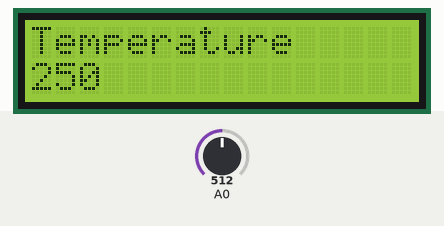
Simulated run of this sketch. Board: Arduino Uno, built with avr-gcc and run on an emulated ATmega328P. Parts: 16×2 character LCD. The inputs (shaded band) are chosen by the test bench; at power-on: A0 = 512.

Above: at 1.2 s.
1.3 s: A0 set to 716
At 1.9 s:
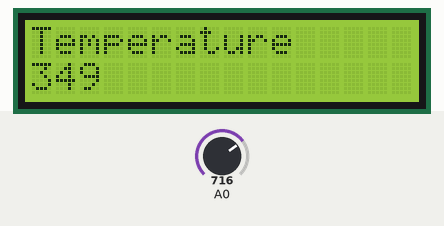
2.8 s: A0 set to 900
At 4.0 s:
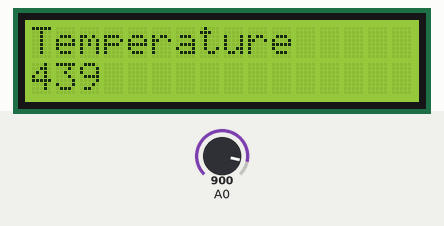
4.3 s: A0 set to 1023
At 5.4 s:
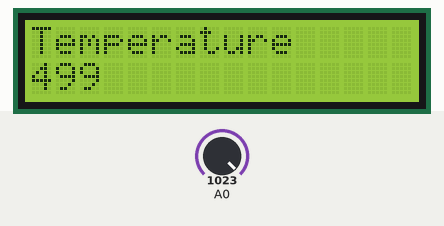
Timing chart, 0 to 7.3 s (numbered marks = the images above; inputs shaded):
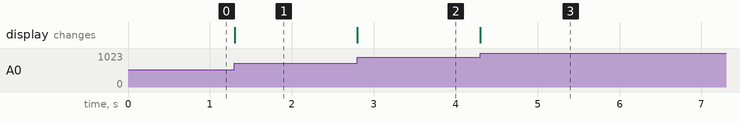

The sketch:

Temp_on_LCD.ino
```cpp
#include <LiquidCrystal.h>
LiquidCrystal lcd (10,8,3,2,1,0);
int sensor;
unsigned int x;
void setup()
{
lcd.begin (16,2);
lcd.print("Temperature");
}
void loop()
{
  sensor=analogRead(A0);
  x=500.0*sensor/1024.0;
  lcd.setCursor(0,1);
  lcd.print(x);

}
```

Measured:
- after the input at 1.3 s, the display: changes at once (image 1)
- after the input at 2.8 s, the display: changes at once (image 2)
- after the input at 4.3 s, the display: changes at once (image 3)
